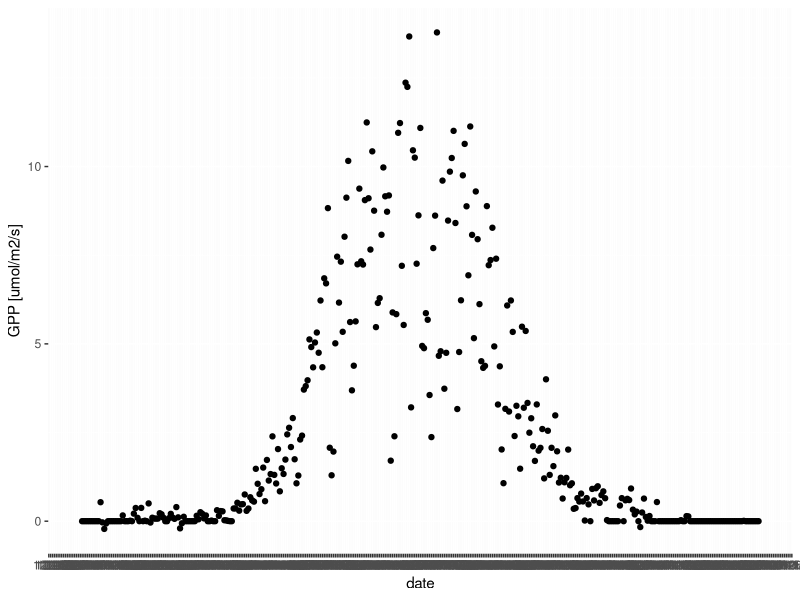
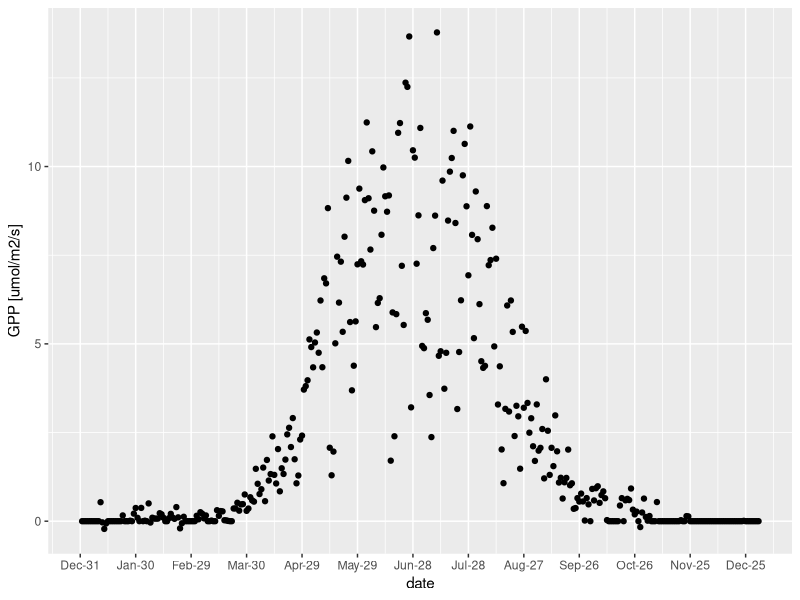
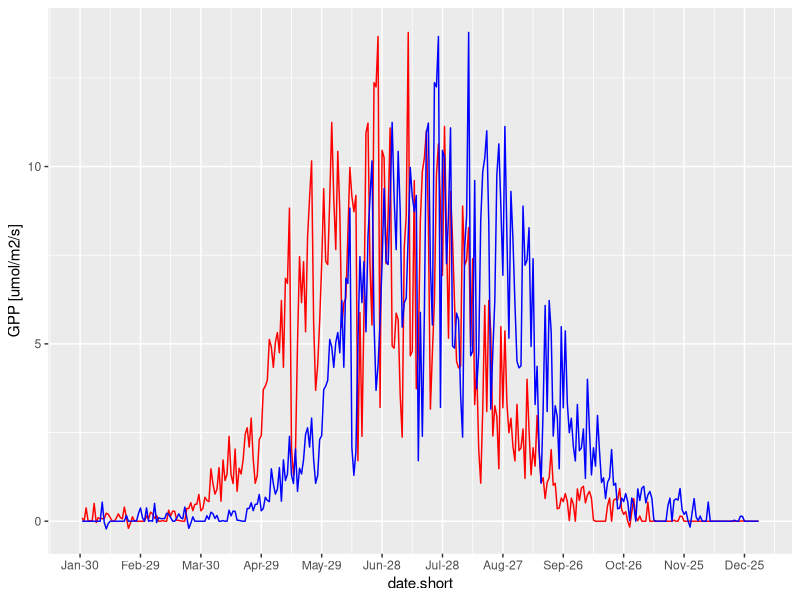
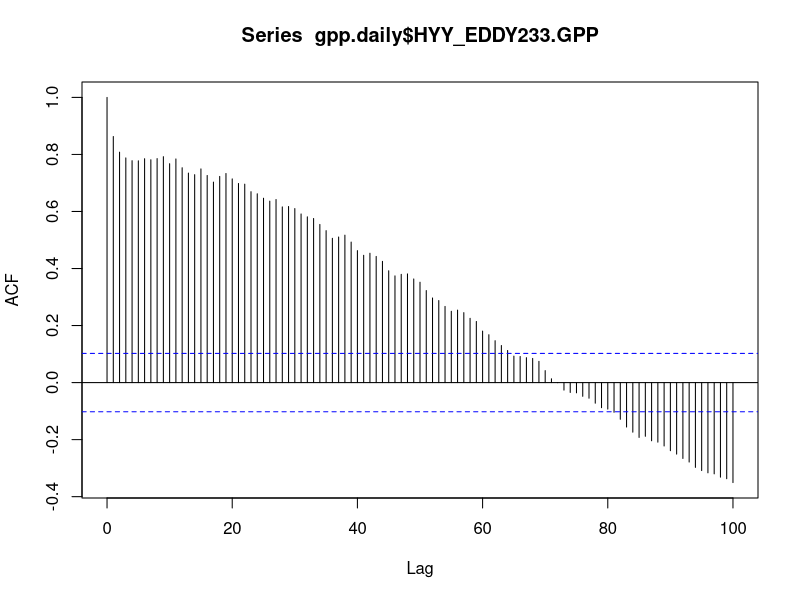
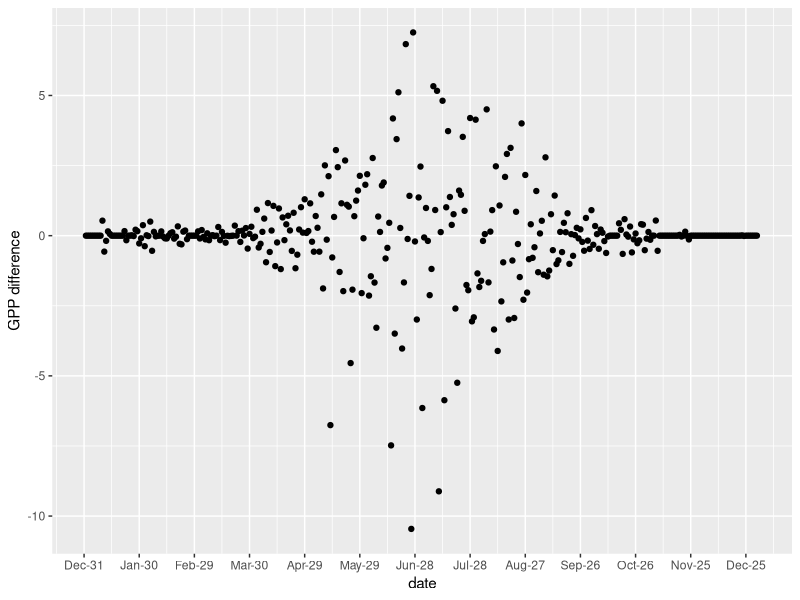
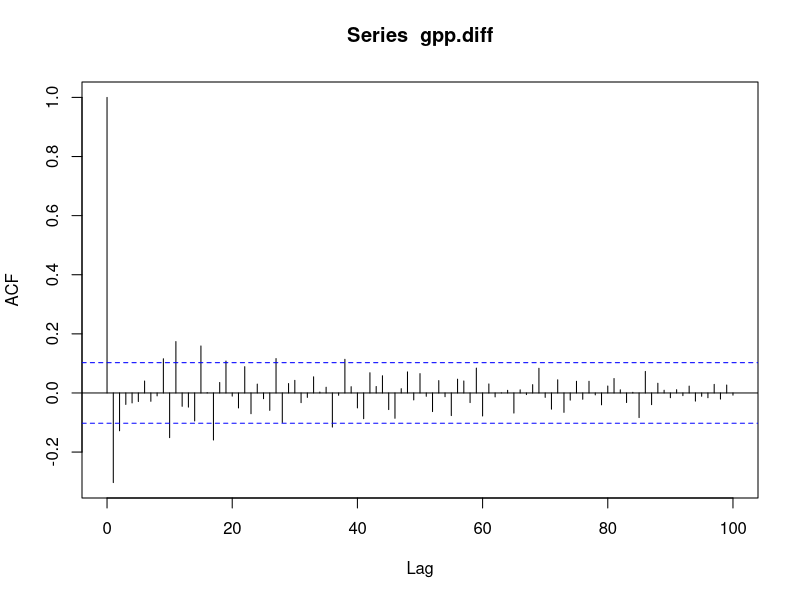
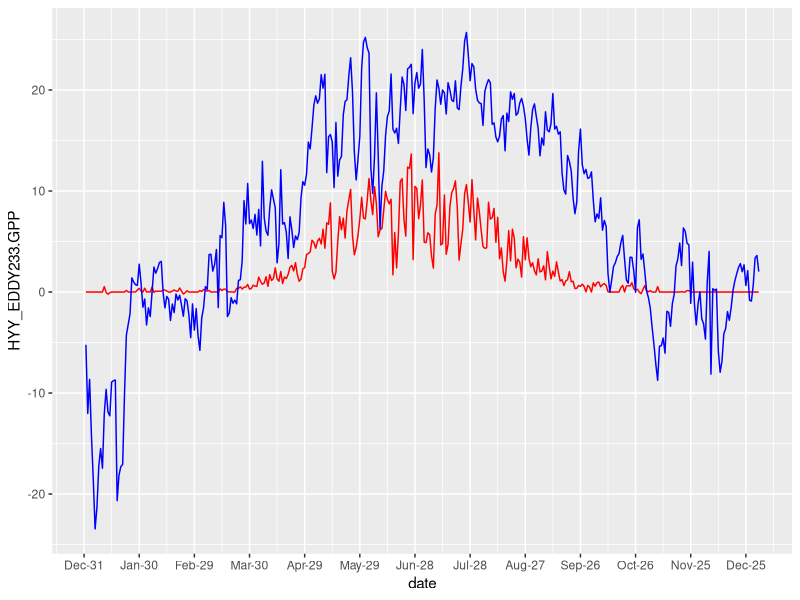
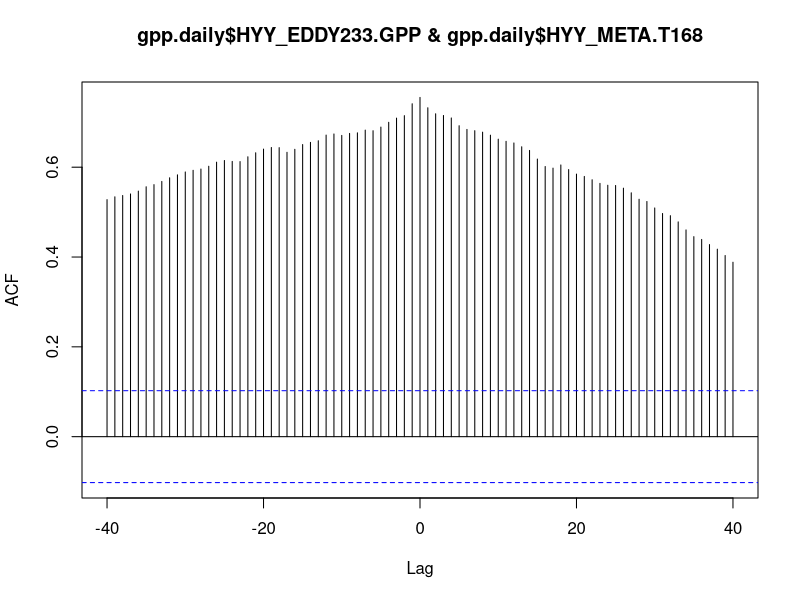

Source code (R) for these figures, in order:
## ---- chunk 1
a.great.char.date <- "2017-10-28"  
typeof(a.great.char.date)
print(a.great.char.date)

a.great.R.date <- as.Date(a.great.char.date)
print(a.great.R.date)

## ---- chunk 2
time.diff = Sys.Date() - a.great.R.date
print(time.diff)

## ---- chunk 3
Sys.Date()
## ---- chunk 4
Sys.time()
## ---- chunk 5
just.before <- Sys.time()
str(just.before)
## ---- chunk 6

just.before.lt <- as.POSIXlt(just.before)
str(just.before.lt)

## ---- chunk 7
gpp<-read.csv('../data/gppsmeardata_20160101120000.csv',header = T,sep = ',',dec='.')

head(gpp)

## ---- chunk 8
date.char<-paste(gpp$Year,gpp$Month,gpp$Day,sep = '-')
## ---- chunk 9
time.char<-paste(gpp$Hour,gpp$Minute,gpp$Second,sep = ':')
## ---- chunk 10

gpp$datetime<-as.POSIXct(paste(date.char,time.char,sep = ' '))

## ---- chunk 11

gpp$date<-as.Date(date.char)
head(gpp$date)

## ---- chunk 12

gpp.daily <- aggregate(HYY_EDDY233.GPP ~ date, gpp, median)

head(gpp.daily)


## ---- chunk 13
library(ggplot2)
library(scales) 
## ---- chunk 14
ggplot(gpp.daily,aes(x=date,y=HYY_EDDY233.GPP))+
  geom_point()+ ylab("GPP [umol/m2/s]") +
  scale_x_date(breaks = date_breaks('1 day'),
               labels = date_format("%m-%d"))


## ---- chunk 15
ggplot(gpp.daily,aes(x=date,y=HYY_EDDY233.GPP))+
  geom_point() +  ylab("GPP [umol/m2/s]") +
  scale_x_date(breaks = date_breaks('30 day'),
               labels = date_format("%b-%d")) 


## ---- chunk 16

lag <- 30
n <- length(gpp.daily$HYY_EDDY233.GPP)
gpp.lag <- gpp.daily$HYY_EDDY233.GPP[1:(n-lag)]
gpp.short <- gpp.daily$HYY_EDDY233.GPP[(1+lag):n]  
date.short <-  gpp.daily$date[(1+lag):n]  

df.lag <- data.frame(date.short,gpp.lag,gpp.short)

ggplot() + 
  geom_line(data = df.lag, aes(x = date.short, 
  y = gpp.short), color = "red") +		 
  geom_line(data = df.lag, aes(x = date.short,
   y = gpp.lag), color = "blue") + 
   ylab("GPP [umol/m2/s]") +
  scale_x_date(breaks = date_breaks('30 day'),
               labels = date_format("%b-%d")) 


## ---- chunk 17
lag.corr <- function(ts, lag){
  a <- ts-mean(ts) 	 
  n <- length(a)
  b <- a[1:(n-lag)]
  c <- a[(1+lag):n]  
  # this line is similar to cor function	
  sum(b * c)/sum(a^2)
}

## ---- chunk 18
lag.corr(gpp.daily$HYY_EDDY233.GPP,30)

## ---- chunk 19

lag.corr(gpp.daily$HYY_EDDY233.GPP,0)

## ---- chunk 20
z<-acf(gpp.daily$HYY_EDDY233.GPP,lag.max=100)

## ---- chunk 21
lag.corr(gpp.daily$HYY_EDDY233.GPP,25)
z[25]

## ---- chunk 22
gpp.diff <- diff(gpp.daily$HYY_EDDY233.GPP)

## ---- chunk 23
gpp.daily$gpp.diff <- c(gpp.diff, NA)

ggplot(gpp.daily,aes(x=date,y=gpp.diff))+
  geom_point() +  ylab("GPP difference") +
  scale_x_date(breaks = date_breaks('30 day'),
               labels = date_format("%b-%d")) 


## ---- chunk 24
acf(gpp.diff,lag.max=100)

## ---- chunk 25

T168<-read.csv('../data/T168_20160101120000.csv',header = T,sep = ',',dec='.')

head(T168)


## ---- chunk 26
library(zoo)
T168$HYY_META.T168i <- na.approx(T168$HYY_META.T168)

sum(is.na(T168$HYY_META.T168))
sum(is.na(T168$HYY_META.T168i))

## ---- chunk 27

T168$date <-gpp$date
T168.daily <- aggregate(HYY_META.T168i ~ date, T168, max)

head(T168.daily)


## ---- chunk 28
gpp.daily$HYY_META.T168 <- T168.daily$HYY_META.T168

ggplot() + 
  geom_line(data = gpp.daily, aes(x = date, 
  y = HYY_EDDY233.GPP), color = "red") +		 
  geom_line(data = gpp.daily, aes(x = date,
   y = HYY_META.T168), color = "blue") + 
   
  scale_x_date(breaks = date_breaks('30 day'),
               labels = date_format("%b-%d")) 



## ---- chunk 29
ccf(gpp.daily$HYY_EDDY233.GPP,gpp.daily$HYY_META.T168,lag.max=40)

## ---- chunk 30
gpp.spring.daily <-gpp.daily[25:180,]


ggplot() + 
  geom_line(data = gpp.spring.daily, aes(x = date, 
  y = HYY_EDDY233.GPP), color = "red") +		 
  geom_line(data = gpp.spring.daily, aes(x = date,
   y = HYY_META.T168), color = "blue") + 
   
  scale_x_date(breaks = date_breaks('30 day'),
               labels = date_format("%b-%d")) 


## ---- chunk 31
ccf(gpp.spring.daily$HYY_EDDY233.GPP,gpp.spring.daily$HYY_META.T168,lag.max=40)

